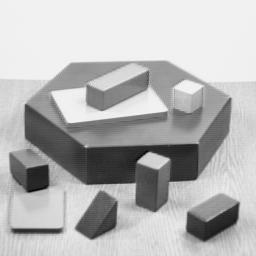
#> input picture blox.jpg, 256 x 256 px
$ python ResimlerdeAritmetikIslemler.py
#> lines starting #> are read from the running program, lines starting #| are printed output that depends on the picture; after the words box and inside, x2 and y2 are one past the last pixel; in counts of white or black regions, pixels touching at a corner belong together
import cv2
import numpy as np

def main():
   resim=cv2.imread("blox.jpg")
#> resim is the input picture: shape (256, 256, 3); min 0, max 252, mean 182.8
   resim1=cv2.imread("orange.jpg")
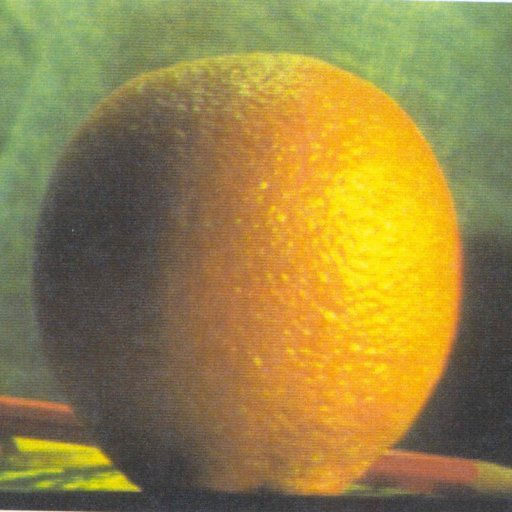
#> input picture orange.jpg, 512 x 512 px
#> resim1 is the input picture: shape (512, 512, 3); mean B, G, R 69.2, 131.8, 150.2
   a_gri=cv2.cvtColor(resim,cv2.COLOR_BGR2GRAY)

   yukseklik,en,kanal=resim.shape
#> yukseklik = 256; en = 256; kanal = 3
   print(yukseklik,en,kanal)
#| 256 256 3
   ROI=resim1[0:yukseklik,0:en]#ÇIKTISI-->>DİĞER RESİMDEN ALDIĞIMIZ BOYUTLARI DİĞER RESİME UYGUN HALE GETİRİYORUZ
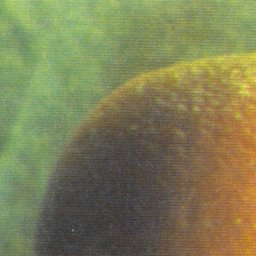
#> ROI: shape (256, 256, 3); mean B, G, R 85.5, 126.1, 125.6
   cv2.imshow("Change",ROI)
   cv2.imshow("Blok",resim)
   cv2.imshow("Portakal",resim1)
   ret,mask=cv2.threshold(a_gri,10,100,cv2.THRESH_BINARY)#ÇIKTISI-> 10PİKSEL ÜZERİ GRİLERİ 255E GÖTÜR
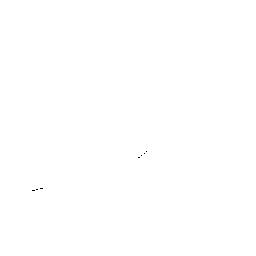
#> mask: shape (256, 256); values 0 (black) and 100 (white), 100% white; black in thin lines or dots, all inside (x1, y1, x2, y2) = (32, 151, 147, 191)
   cv2.imshow("Mask",mask)

   mask_inver=cv2.bitwise_not(mask)#BİTLERİN TERSİNİ ALIR.ÇIKTISI-->RENK DEĞİŞİKLİĞİĞ
   cv2.imshow("Maskın Tersi",mask_inver)
   portakal_arka=cv2.bitwise_and(ROI,ROI,mask=mask_inver)
   cv2.imshow("Portakalarka",portakal_arka)


if __name__=="__main__":
    main()


cv2.waitKey(0)
cv2.destroyAllWindows()
